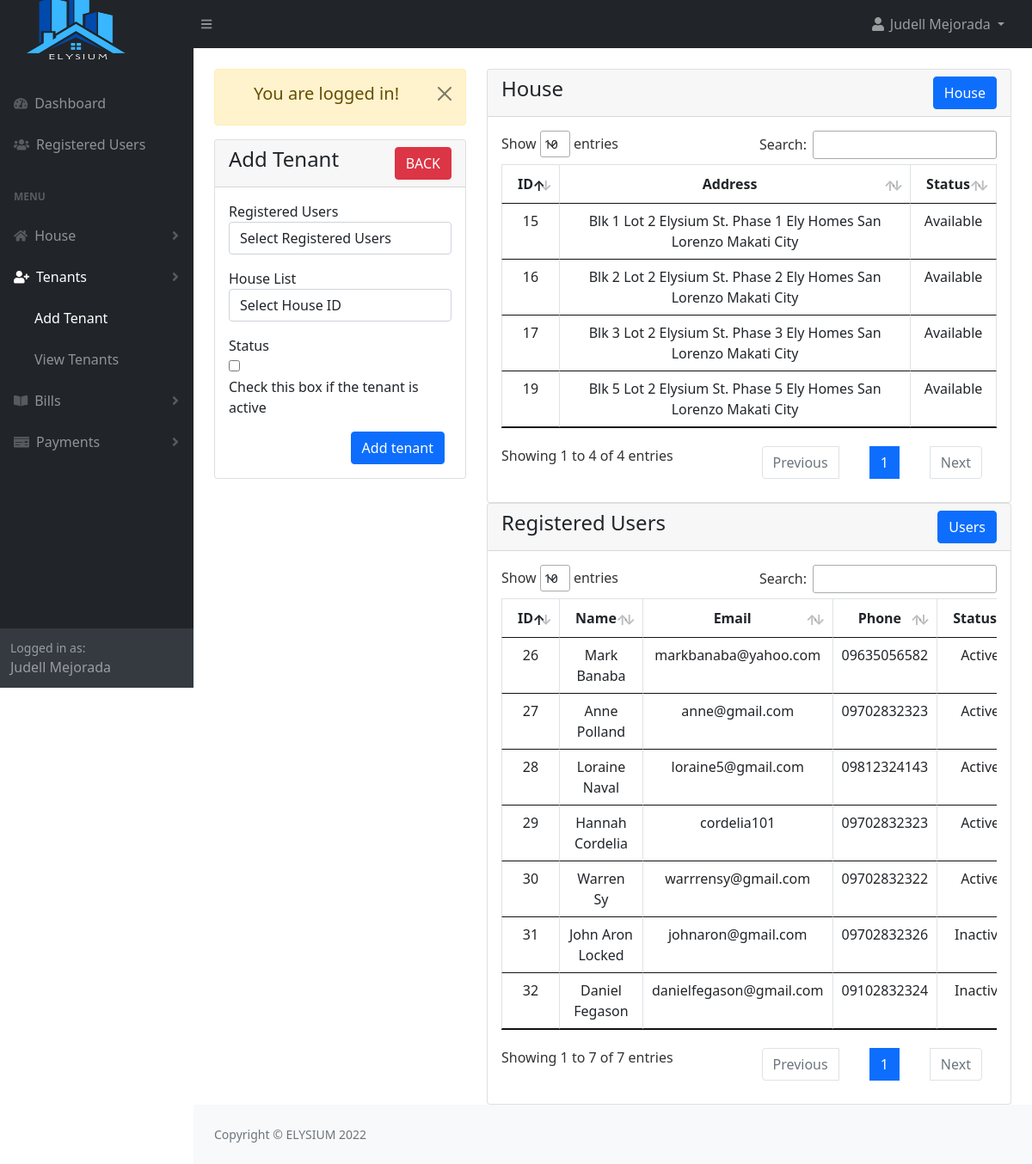
The page /admin/tenant_add.php (signed in) on the database its author committed.
### tables this page shows
CREATE TABLE `house` (
  `house_id` int(11) NOT NULL,
  `house_address` varchar(199) NOT NULL,
  `house_price` int(20) NOT NULL,
  `house_desc` text DEFAULT NULL,
  `house_status` tinyint(1) NOT NULL DEFAULT 0 COMMENT '0-invisible, 1-visible, 2-delete',
  `added_date` timestamp NOT NULL DEFAULT current_timestamp()
);

CREATE TABLE `users` (
  `id` int(11) NOT NULL,
  `fname` varchar(191) NOT NULL,
  `lname` varchar(191) NOT NULL,
  `email` varchar(191) NOT NULL,
  `phone` varchar(15) DEFAULT NULL,
  `password` varchar(191) NOT NULL,
  `verify_token` varchar(200) NOT NULL,
  `role_as` tinyint(1) NOT NULL DEFAULT 0,
  `status` tinyint(1) NOT NULL DEFAULT 0 COMMENT '0-inactive, 1 -active, 2- delete',
  `created_at` timestamp NOT NULL DEFAULT current_timestamp()
);

### admin/tenant_add.php (the view, shortened to what this page needs)
<?php
include("authentication.php");
include("includes/header.php");
?>
<div class="container-fluid px-4">
    <div class="row mt-4">
        <div class="col-md-4">
			<?php include('message.php'); ?>
            <div class="card">
                <div class="card-header">
                    <h4>Add Tenant
                        <a href="tenant_view.php" class="btn btn-danger float-end">BACK</a>
                    </h4>
                </div>
                <div class="card-body">
                    <form action="code.php" enctype="multipart/form-data" method="POST">
                        <div class="row">
                            <div class="col-md-12 mb-3">
                                <label for="">Registered Users</label>
                                <?php
                                    $users = "SELECT u.*,concat(u.fname,' ',u.lname) AS name FROM users u WHERE role_as='0' ";
                                    $users_run = mysqli_query($con, $users);
                                    if(mysqli_num_rows($users_run ) > 0)
                                    {
                                        ?>
                                        <select name="id" required class="form-control">
                                            <option value="">Select Registered Users</option>
                                            </select>
                                        <?php
                                    }
                                    else
                                    {
                                        ?>
                                        <h5>No House Available</h5>
                                        <?php
                                    }
                                ?>
                            </div>
                            <div class="col-md-12 mb-3">
                                <label for="">House List</label>
                                <?php
                                    $house = "SELECT * FROM house WHERE house_status='1' ";
                                    $house_run = mysqli_query($con, $house);
                                    if(mysqli_num_rows($house_run) > 0)
                                    {
                                        ?>
                                        <select name="house_id" required class="form-control">
                                            <option value="">Select House ID</option>
                                            </select>
                                        <?php
                                    }
                                    else
                                    {
                                        ?>
                                        <h5>No House Available</h5>
                                        <?php
                                    }
                                ?>
                            </div>
                            <div class="col-md-12 mb-3">
                                <label for="">Status</label> <br/>
                                <input type="checkbox" name = "tenant_status"  width="70px" height="70px">
                                <label for="checkbox">Check this box if the tenant is active</label>
                             </div>
                             <div class="d-grid gap-2 d-md-flex justify-content-md-end">
                                <button type="submit" name="add_tenant" class="btn btn-primary me-md-2">Add tenant</button>
                            </div>
                        </div>
                    </form>
                </div>
            </div>
        </div>
        <div class="col-md-8">
            <div class="card">
                <div class="card-header">
                    <h4>House
                        <a href="house_view.php" class="btn btn-primary float-end">House</a>
                    </h4>
                </div>
                <div class="card-body">
                <div class="table-responsive">
                    <table id="myDataTable" class="table table-bordered table-stripe">
                        <thead>
                            <tr>
                                <th class="text-center">ID</th>
                                <th class="text-center">Address</th>
                                <th class="text-center">Status</th>
                            </tr>
                        </thead>
                        <tbody>
                            <?php
                                $house = "SELECT * FROM house WHERE house_status != '2' ";
                                $house_run = mysqli_query($con,$house);
                                if(mysqli_num_rows($house_run) > 0 )
                                {
                                    foreach($house_run as $home)
                                    {
                                        ?>
                                        <tr>
                                            <td class="text-center"><?= $home['house_id'] ?></td>
                                            <td class="text-center"><?= $home['house_address'] ?></td>
                                            <td class="text-center">
                                                <?= $home['house_status'] == '1' ? 'Available':'Unavailable' ?>
                                            </td>
                                        </tr>
                                        <?php
                                    }
                                }
                                else
                                {
                                    ?>
                                    <tr>
                                            <td colspan="6"> No Record Found</td>
                                    </tr>
                                    <?php
                                }
                            ?>
                        </tbody>
                    </table>
                </div>
                </div>
            </div>
            <div class="card">
                <div class="card-header">
                    <h4>Registered Users
                        <a href="view-register.php" class="btn btn-primary float-end">Users</a>
                    </h4>
                </div>
                <div class="card-body">
                <div class="table-responsive">
                    <table id="myDataTable2" class="table table-bordered table-stripe">
                        <thead>
                            <tr>
                                <th class="text-center">ID</th>
                                <th class="text-center">Name</th>
                                <th class="text-center">Email</th>
                                <th class="text-center">Phone</th>
                                <th class="text-center">Status</th>
                            </tr>
                        </thead>
                        <tbody>
                            <?php
                                $users = "SELECT *, concat(u.fname,' ',u.lname) AS name FROM users u WHERE role_as = 0 ";
                                $users_run = mysqli_query($con,$users);
                                if(mysqli_num_rows($users_run) > 0 )
                                {
                                    foreach($users_run as $user)
                                    {
                                        ?>
                                        <tr>
                                            <td class="text-center"><?= $user['id'] ?></td>
                                            <td class="text-center"><?= $user['name'] ?></td>
                                            <td class="text-center"><?= $user['email'] ?></td>
                                            <td class="text-center"><?= $user['phone'] ?></td>
                                            <td class="text-center">
                                                <?= $user['status'] == '1' ? 'Active':'Inactive' ?>
                                            </td>
                                        </tr>
                                        <?php
                                    }
                                }
                                else
                                {
                                    ?>
                                    <tr>
                                            <td colspan="6"> No Record Found</td>
                                    </tr>
                                    <?php
                                }
                            ?>
                        </tbody>
                    </table>
                </div>
                </div>
            </div>
        </div>
    </div>
</div>
<?php
include("includes/footer.php");
include("includes/scripts.php");
?>

### rows shown on the page
house: house_id "15", house_address "Blk 1 Lot 2 Elysium St. Phase 1 Ely Homes San Lorenzo Makati City", house_status "Available"
house: house_id "16", house_address "Blk 2 Lot 2 Elysium St. Phase 2 Ely Homes San Lorenzo Makati City", house_status "Available"
house: house_id "17", house_address "Blk 3 Lot 2 Elysium St. Phase 3 Ely Homes San Lorenzo Makati City", house_status "Available"
house: house_id "19", house_address "Blk 5 Lot 2 Elysium St. Phase 5 Ely Homes San Lorenzo Makati City", house_status "Available"
users: id "26", name "Mark Banaba", email "markbanaba@yahoo.com", phone "09635056582", status "Active"
users: id "27", name "Anne Polland", email "anne@gmail.com", phone "09702832323", status "Active"
users: id "28", name "Loraine Naval", email "loraine5@gmail.com", phone "09812324143", status "Active"
users: id "29", name "Hannah Cordelia", email "cordelia101", phone "09702832323", status "Active"
users: id "30", name "Warren Sy", email "warrrensy@gmail.com", phone "09702832322", status "Active"
users: id "31", name "John Aron Locked", email "johnaron@gmail.com", phone "09702832326", status "Inactive"
users: id "32", name "Daniel Fegason", email "danielfegason@gmail.com", phone "09102832324", status "Inactive"

### other values the page prints
$_SESSION['auth_user']['user_name'] "Judell Mejorada"
$_SESSION['message'] "You are logged in!"
